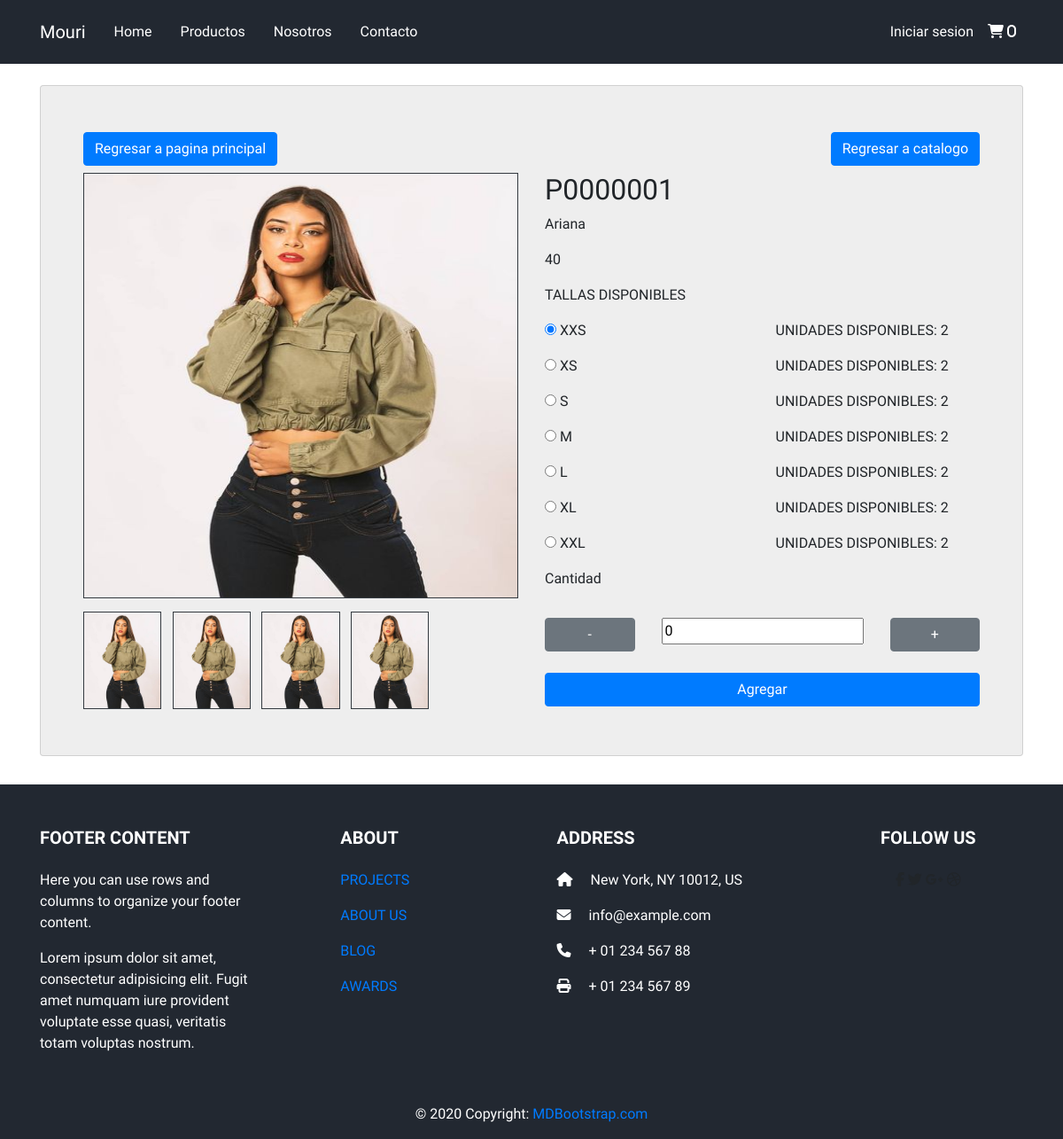
The app's page /?c=main&a=productDetail&id=P0000001 with its own data.
### tables this page shows
CREATE TABLE `products` (
  `PRODUCT_ID` varchar(250) NOT NULL,
  `PRODUCT_CATEGORY_ID` int(11) NOT NULL,
  `COLOR_ID` int(11) NOT NULL,
  `PRODUCT_NAME` varchar(250) NOT NULL,
  `PRODUCT_DESCRIPTION` varchar(250) NOT NULL,
  `STOCK_SIZE_XXS` int(11) NOT NULL,
  `STOCK_SIZE_XS` int(11) NOT NULL,
  `STOCK_SIZE_S` int(11) NOT NULL,
  `STOCK_SIZE_M` int(11) NOT NULL,
  `STOCK_SIZE_L` int(11) NOT NULL,
  `STOCK_SIZE_XL` int(11) NOT NULL,
  `STOCK_SIZE_XXL` int(11) NOT NULL,
  `PRODUCT_IMAGE_1` varchar(200) NOT NULL,
  `PRODUCT_IMAGE_2` varchar(200) NOT NULL,
  `PRODUCT_IMAGE_3` varchar(200) NOT NULL,
  `PRODUCT_IMAGE_4` varchar(200) NOT NULL,
  `PRODUCT_PRICE` int(11) NOT NULL,
  `DT_REGISTRY` datetime NOT NULL DEFAULT current_timestamp(),
  `DT_UPDATE` datetime DEFAULT NULL
);

### model/database.php (called while the page is built)
<?php
class Database
{
    public static function StartUp()
    {
        $host = 'localhost';
        $db = 'proyecto_evo';
        $user = 'root';
        $password = 'root';
        $pdo = new PDO('mysql:host=' . $host . ';dbname=' . $db . ';charset=utf8', $user, $password);
        $pdo->setAttribute(PDO::ATTR_ERRMODE, PDO::ERRMODE_EXCEPTION);
        return $pdo;
    }
}

### model/dao/Product.dao.php (called while the page is built, shortened)
<?php
class ProductDao
{
    private $pdo;
    public function __construct()
    {
        try {
            $this->pdo = Database::StartUp();
        } catch (Exception $e) {
            die($e->getMessage());
        }
    }
    public function getProductDetailById($id)
    {
        try {
            $stm = $this->pdo->prepare("SELECT * FROM products WHERE PRODUCT_ID = ?");
            $stm->execute(array($id));
            return $stm->fetchAll(PDO::FETCH_OBJ);
        } catch (Exception $e) {
            die($e->getMessage());
        }
    }
}

### view/main/productDetailPage.php (the view, shortened to what this page needs)
<div class="content">
    <form id="form" action="?c=Session&a=addToCart" method="post">
        <div class="container">
            <div class="card card_1">
                <div class="row my-1">
                    <div class="col">
                        <a href="?c=main&a=index" class="btn btn-primary float-left">Regresar a pagina principal</a>
                    </div>
                    <div class="col">
                        <a href="?c=main&a=productCatalog" class="btn btn-primary float-right">Regresar a catalogo</a>
                    </div>
                </div>
                <div class="row my-1">
                    <div class="preview col-md-6">
                        <div class="preview-pic tab-content">
                            <div class="tab-pane active" id="pic-1">
                                <img src="assets/productImages/<?php echo $producto[0]->PRODUCT_IMAGE_1 ?>" class="imagen_detalle border border-dark img-fluid" style="height:60vh" alt="Imagen" />
                            </div>
                            <ul class="preview-thumbnail nav nav-tabs">
                                <li class="active"><a data-target="#pic-1" data-toggle="tab"> <img src="assets/productImages/<?php echo $producto[0]->PRODUCT_IMAGE_1 ?>" class="imagen_detalle border border-dark img-fluid" /></a></li>
                                <li><a data-target="#pic-2" data-toggle="tab"> <img src="assets/productImages/<?php echo $producto[0]->PRODUCT_IMAGE_2 ?>" class="imagen_detalle  border border-dark img-fluid" /></a></li>
                                <li><a data-target="#pic-3" data-toggle="tab"> <img src="assets/productImages/<?php echo $producto[0]->PRODUCT_IMAGE_3 ?>" class="imagen_detalle  border border-dark img-fluid" /></a></li>
                                <li><a data-target="#pic-4" data-toggle="tab"> <img src="assets/productImages/<?php echo $producto[0]->PRODUCT_IMAGE_4 ?>" class="imagen_detalle  border border-dark img-fluid" /></a></li>
                            </ul>
                        </div>
                    </div>
                    <div class="col-md-6">
                        <h2><?php echo $producto[0]->PRODUCT_ID ?></h2>
                        <p><?php echo $producto[0]->PRODUCT_NAME ?></p>
                        <p><?php echo $producto[0]->PRODUCT_PRICE ?></p>
                        <p>TALLAS DISPONIBLES</p>
                        <?php
                        if ($producto[0]->STOCK_SIZE_XXS > 0) { ?>
                            <div class="row">
                                <div class="col">
                                    <input type="radio" id="xxs" name="size" value="XXS" checked>
                                    <label for="xxs" data-toggleXXtooltip" data-placement="top" title="<?php echo ($producto[0]->STOCK_SIZE_SSS) ?>">XXS</label><br>
                                </div>
                                <div class="col">
                                    <p><?php echo "UNIDADES DISPONIBLES: " . $producto[0]->STOCK_SIZE_XXS ?></p>
                                </div>
                            </div>
                        <?php
                        }
                        ?>
                        <?php
                        if ($producto[0]->STOCK_SIZE_XS > 0) { ?>
                            <div class="row">
                                <div class="col">
                                    <input type="radio" id="xs" name="size" value="XS">
                                    <label for="xs">XS</label><br>
                                </div>
                                <div class="col">
                                    <p><?php echo "UNIDADES DISPONIBLES: " .  $producto[0]->STOCK_SIZE_XS ?></p>
                                </div>
                            </div>
                        <?php
                        }
                        ?>
                        <?php
                        if ($producto[0]->STOCK_SIZE_S > 0) { ?>
                            <div class="row">
                                <div class="col">
                                    <input type="radio" id="s" name="size" value="S">
                                    <label for="s">S</label><br>
                                </div>
                                <div class="col">
                                    <p><?php echo "UNIDADES DISPONIBLES: " .  $producto[0]->STOCK_SIZE_S ?></p>
                                </div>
                            </div>
                        <?php
                        }
                        ?>
                        <?php
                        if ($producto[0]->STOCK_SIZE_M > 0) { ?>
                            <div class="row">
                                <div class="col">
                                    <input type="radio" id="m" name="size" value="M">
                                    <label for="m">M</label><br>
                                </div>
                                <div class="col">
                                    <p><?php echo "UNIDADES DISPONIBLES: " .  $producto[0]->STOCK_SIZE_M ?></p>
                                </div>
                            </div>
                        <?php
                        }
                        ?>
                        <?php
                        if ($producto[0]->STOCK_SIZE_L > 0) { ?>
                            <div class="row">
                                <div class="col">
                                    <input type="radio" id="l" name="size" value="L">
                                    <label for="l">L</label><br>
                                </div>
                                <div class="col">
                                    <p><?php echo "UNIDADES DISPONIBLES: " .  $producto[0]->STOCK_SIZE_L ?></p>
                                </div>
                            </div>
                        <?php
                        }
                        ?>
                        <?php
                        if ($producto[0]->STOCK_SIZE_XL > 0) { ?>
                            <div class="row">
                                <div class="col">
                                    <input type="radio" id="xl" name="size" value="XL">
                                    <label for="xl">XL</label><br>
                                </div>
                                <div class="col">
                                    <p><?php echo "UNIDADES DISPONIBLES: " .  $producto[0]->STOCK_SIZE_XL ?></p>
                                </div>
                            </div>
                        <?php
                        }
                        ?>
                        <?php
                        if ($producto[0]->STOCK_SIZE_XXL > 0) { ?>
                            <div class="row">
                                <div class="col">
                                    <input type="radio" id="xxl" name="size" value="XXL">
                                    <label for="xxl">XXL</label><br>
                                </div>
                                <div class="col">
                                    <p><?php echo "UNIDADES DISPONIBLES: " .  $producto[0]->STOCK_SIZE_XXL ?></p>
                                </div>
                            </div>
                        <?php
                        }
                        ?>
                        <label for="">Cantidad</label>
                        <div class="row text-center my-4">
                            <div class="col">
                                <button type="button" class="btn btn-secondary btn-block" onclick="dec('quantity')">-</button>
                            </div>
                            <div class="col">
                                <input name="quantity" type="text form-control" readonly value="0">
                            </div>
                            <div class="col">
                                <button type="button" class="btn btn-secondary btn-block" onclick="inc('quantity')">+</button>
                            </div>
                        </div>
                        <button type="submit" class="btn btn-primary btn-block">Agregar</button>
                    </div>
                </div>
            </div>
        </div>
    </form>
</div>

### records on screen
products: PRODUCT_IMAGE_1 (picture), PRODUCT_IMAGE_2 (picture), PRODUCT_IMAGE_3 (picture), PRODUCT_IMAGE_4 (picture), PRODUCT_ID "P0000001", PRODUCT_NAME "Ariana", PRODUCT_PRICE "40", STOCK_SIZE_XXS "2", STOCK_SIZE_XS "2", STOCK_SIZE_S "2", STOCK_SIZE_M "2", STOCK_SIZE_L "2", STOCK_SIZE_XL "2", STOCK_SIZE_XXL "2"
